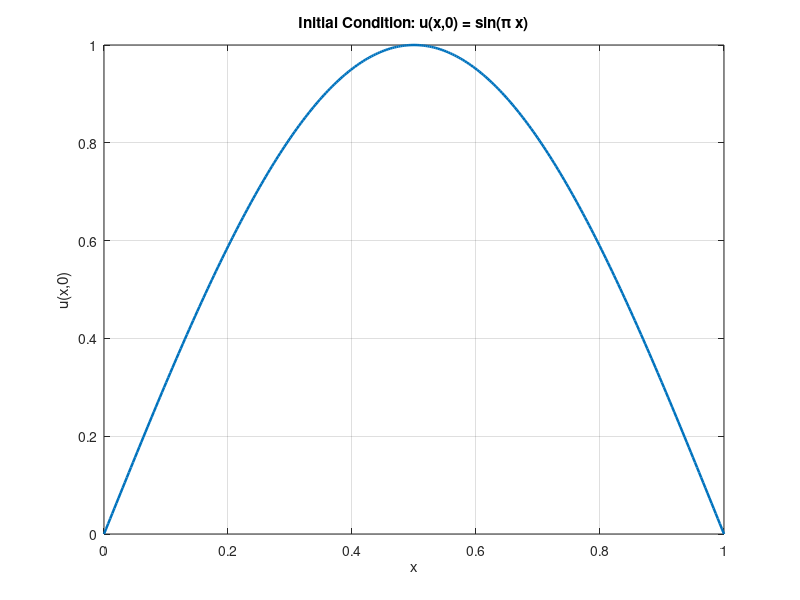

MATLAB code for this plot: (Note: this script raises an error after producing the figure.)
%[text] # Week 11 Solution: Transient Heat Equation — Linear Elements, Forward Euler
%[text] This script solves the 1D transient heat equation using **linear (first-order)** elements and **forward Euler** (explicit) time integration with a **lumped mass** matrix.
%%
%[text] ## 0) Problem Statement
%[text] We solve the transient heat equation:
%[text]{"align":"center"} $ \frac{\partial u}{\partial t} = \frac{\partial^2 u}{\partial x^2}, \quad x \in (0,1),\; t > 0 $
%[text] with homogeneous Dirichlet boundary conditions $ u(0,t) = u(1,t) = 0 $ and initial condition $ u(x,0) = \sin(\pi x) $.
%[text] The exact solution is $ u(x,t) = e^{-\pi^2 t}\sin(\pi x) $.

L       = 1.0;
t_final = 0.1;

u_exact = @(x,t) exp(-pi^2*t) .* sin(pi*x);
u_init  = @(x) sin(pi*x);

x_plot = linspace(0, L, 300);
figure
plot(x_plot, u_init(x_plot), 'LineWidth', 1.8);
grid on; xlabel('x'); ylabel('u(x,0)');
title('Initial Condition: u(x,0) = sin(\pi x)');
%%
%[text] ## 1) Semi-Discrete Weak Form
%[text] Multiply by test function $ v $, integrate by parts:
%[text]{"align":"center"} $ \int_0^1 \frac{\partial u}{\partial t}\,v\,dx + \int_0^1 \frac{\partial u}{\partial x}\frac{\partial v}{\partial x}\,dx = 0 $
%[text] Substituting $ u_h = \sum_j U_j(t)\,N_j(x) $ and choosing $ v = N_i $ yields the **semi-discrete system**:
%[text]{"align":"center"} $ M\,\dot{U} + K\,U = 0 $
%[text] where $ M_{ij} = \int N_i\,N_j\,dx $ (mass matrix) and $ K_{ij} = \int N_i'\,N_j'\,dx $ (stiffness matrix).
%%
%[text] ## 2) Linear Basis Functions
%[text] Two-node reference element on $ \xi \in [-1,1] $:
%[text]{"align":"center"} $ N_1(\xi) = \frac{1-\xi}{2}, \quad N_2(\xi) = \frac{1+\xi}{2} $

syms xi_s real
N1s = (1 - xi_s)/2;
N2s = (1 + xi_s)/2;
N   = [N1s; N2s];

xi_num = linspace(-1, 1, 200);
figure
plot(xi_num, double(subs(N1s, xi_s, xi_num)), 'LineWidth', 1.8); hold on;
plot(xi_num, double(subs(N2s, xi_s, xi_num)), 'LineWidth', 1.8);
grid on; xlabel('\xi'); ylabel('Value');
title('Linear Basis Functions');
legend('N_1', 'N_2', 'Location', 'best');
%%
%[text] ## 3) Element Matrices — Symbolic Derivation
%[text] Jacobian $ J = h_e/2 $, derivatives $ dN_a/dx = (1/J)\,dN_a/d\xi $.
%[text] **Stiffness:** $ k_{ab}^{(e)} = \int_{-1}^{1} \frac{dN_a}{dx}\frac{dN_b}{dx}\,J\,d\xi $
%[text] **Lumped mass** (row-sum of consistent mass): the diagonal entry for node $ a $ is $ m_a^{(e)} = \int_{-1}^{1} N_a\,J\,d\xi $.
%[text] Using the lumped mass keeps the time integration **fully explicit** — no system solve needed each step.

syms h_e positive
J    = h_e/2;
dNdx = (1/J) * diff(N, xi_s);

ke_sym = sym(zeros(2));
for a = 1:2
    for b = 1:2
        ke_sym(a,b) = int(dNdx(a)*dNdx(b)*J, xi_s, -1, 1);
    end
end
ke_sym = simplify(ke_sym)

me_lumped_sym = sym(zeros(2,1));
for a = 1:2
    me_lumped_sym(a) = int(N(a)*J, xi_s, -1, 1);
end
me_lumped_sym = simplify(me_lumped_sym)
%%
%[text] ## 4) Assembly
%[text] Assemble global stiffness $ K $ and lumped mass vector $ M_d $ (diagonal stored as a vector).

NumElems = 20;
NumNodes = NumElems + 1;
xNodes   = linspace(0, L, NumNodes).';

K      = zeros(NumNodes);
M_diag = zeros(NumNodes, 1);

for e = 1:NumElems
    nodes_e = [e, e+1];
    he = xNodes(e+1) - xNodes(e);

    ke   = (1/he) * [1 -1; -1 1];
    me_l = [he/2; he/2];

    K(nodes_e, nodes_e) = K(nodes_e, nodes_e) + ke;
    M_diag(nodes_e)     = M_diag(nodes_e)     + me_l;
end

figure; spy(K);
xlabel('j'); ylabel('i');
title('Stiffness K — sparsity');
%%
%[text] ## 5) Initial Condition

U = u_init(xNodes);
U(1) = 0; U(end) = 0;
%%
%[text] ## 6) Forward Euler Time Integration
%[text] Using lumped mass the update is fully explicit:
%[text]{"align":"center"} $ U^{n+1} = U^n - \Delta t\,M_L^{-1}\,K\,U^n $
%[text] **Stability (CFL):** for uniform linear elements, $ \Delta t < h^2/2 $.

he = L / NumElems;
dt = 0.8 * he^2 / 2;           % 80 % of CFL limit
Nt = ceil(t_final / dt);
dt = t_final / Nt;              % adjust to hit t_final exactly
fprintf('dt = %.6f,  Nt = %d,  CFL ratio = %.2f\n', dt, Nt, dt/(he^2/2));

% Store snapshots
t_snap = [0, t_final/2, t_final];
U_snap = zeros(NumNodes, numel(t_snap));
U_snap(:,1) = U;
snap_idx = 2;

for n = 1:Nt
    tn = n * dt;
    R  = -K * U;                 % residual (no source term)
    U  = U + dt * (R ./ M_diag);
    U(1) = 0;  U(end) = 0;      % enforce BCs

    if snap_idx <= numel(t_snap) && tn >= t_snap(snap_idx) - dt/2
        U_snap(:,snap_idx) = U;
        snap_idx = snap_idx + 1;
    end
end
%%
%[text] ## 7) Validation
%[text] Compare FEM snapshots against the exact solution at several times.

figure; hold on;
colors = lines(numel(t_snap));
leg = {};
for k = 1:numel(t_snap)
    plot(xNodes, U_snap(:,k), 'o-', 'Color', colors(k,:), ...
         'LineWidth', 1.5, 'MarkerSize', 4);
    fplot(@(x) u_exact(x, t_snap(k)), [0 L], '--', ...
         'Color', colors(k,:), 'LineWidth', 1.8);
    leg{end+1} = sprintf('FEM  t=%.3f', t_snap(k));
    leg{end+1} = sprintf('Exact t=%.3f', t_snap(k));
end
grid on; xlabel('x'); ylabel('u(x,t)');
title('Forward Euler — Linear Elements');
legend(leg, 'Location', 'best');

err = max(abs(U - u_exact(xNodes, t_final)));
fprintf('Max nodal error at t=%.2f: %.4e\n', t_final, err);

%[appendix]{"version":"1.0"}
%---
%[metadata:view]
%   data: {"layout":"inline"}
%---
